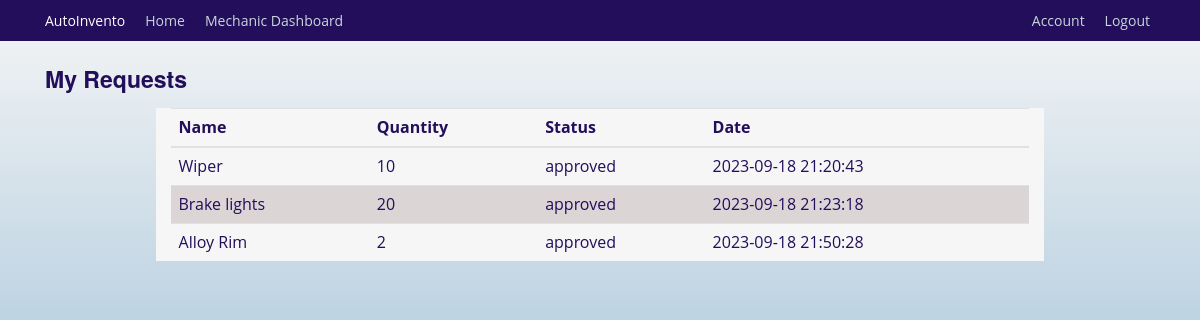
The app's page /view_requests (signed in), older data.
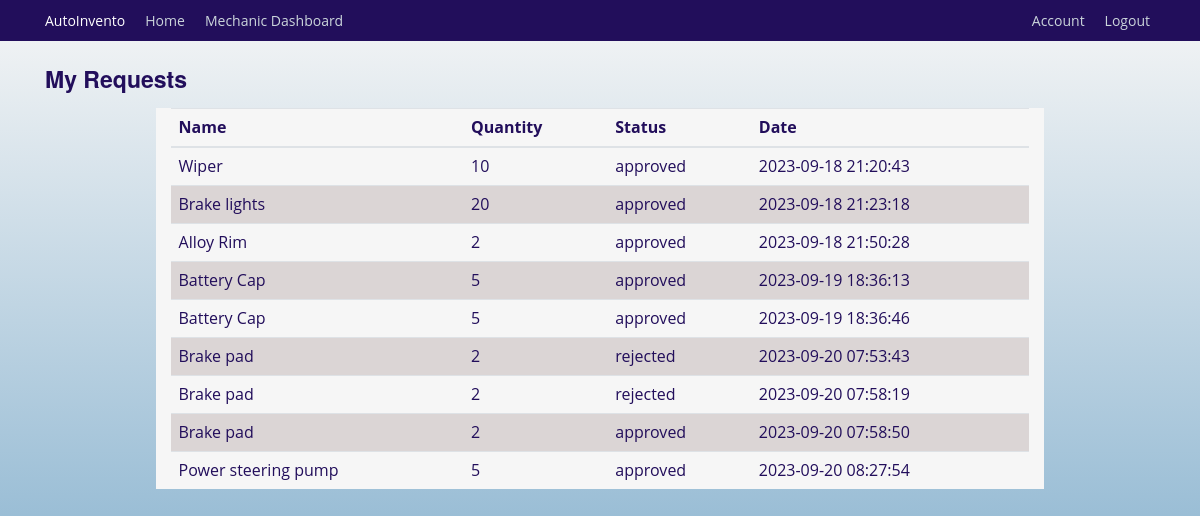
The same page, newer data.
### autoinvento/models.py (models this page shows, shortened)
class InventoryRequest(db.Model):
    __tablename__ = 'inventory_request'
    id = db.Column(db.Integer, primary_key=True)
    mechanic_id = db.Column(db.Integer, db.ForeignKey('mechanics.id'), nullable=False)  # User who made the request
    item_id = db.Column(db.Integer, db.ForeignKey('inventory_item.id'), nullable=False)  # Requested item
    quantity_requested = db.Column(db.Integer, nullable=False)
    status = db.Column(db.String(20), default='pending')  # Status can be 'pending', 'approved' or 'rejected'
    request_timestamp = db.Column(db.DateTime, default=db.func.current_timestamp(), nullable=False)
    requester = db.relationship('Mechanics', back_populates='requests', lazy=True)
    requested_item = db.relationship('InventoryItem', back_populates='requests')

class InventoryItem(db.Model):
    id = db.Column(db.Integer, primary_key=True)
    name = db.Column(db.String(128), unique=True, nullable=False, index=True)
    quantity = db.Column(db.Integer, nullable=False)
    category = db.Column(db.String(50), nullable=False)
    low_stock_threshold = db.Column(db.Integer, default=10)
    date_added = db.Column(db.DateTime, default=datetime.utcnow)
    supplier_id = db.Column(db.Integer, db.ForeignKey('supplier.id'))
    supplier = db.relationship('Supplier', back_populates='items')
    usage_logs = db.relationship('UsageLog', back_populates='items', cascade='all, delete-orphan')
    notifications = db.relationship('Notification', back_populates='items', cascade='all, delete-orphan')
    requests = db.relationship('InventoryRequest', back_populates='requested_item')

### autoinvento/users/routes.py (the view)
@users.route('/view_requests', methods=['GET'])
@login_required
def view_requests():
    mechanic_requests = (
        InventoryRequest.query
        .filter_by(mechanic_id=current_user.id)
        .join(InventoryItem)  # Join the InventoryItem table
        .add_columns(InventoryItem.name, InventoryRequest.quantity_requested, InventoryRequest.status, InventoryRequest.request_timestamp)
        .all()
    )
    return render_template('view_requests.html', title='View Requests', requests=mechanic_requests)

### autoinvento/models.py (called while the page is built)
@login_manager.user_loader
def load_user(mechanic_id):
    return Mechanics.query.get(int(mechanic_id))

### autoinvento/templates/view_requests.html
{% extends "base.html" %}
{% block content %}
    <h3 class="mt-4">My Requests</h3>
    <div class="container mt-2 background mt-4">
    <table class="table">
        <thead>
        <tr>
            <th>Name</th>
            <th>Quantity</th>
            <th>Status</th>
            <th>Date</th>
        </tr>
        </thead>
        <tbody>
            {% for request in requests %}
        <tr>
            <td>{{ request.name }}</td>
            <td>{{ request.quantity_requested }}</td>
            <td>{{ request.status }}</td>
            <td>{{ request.request_timestamp }} </td>
        </tr>
        {% endfor %}
        </tbody>
        </table>
    </div>
{% endblock %}

### autoinvento/templates/base.html (shortened to what this page needs)
<html lang="en">
<head>
    <link rel="stylesheet" href="https://cdn.jsdelivr.net/npm/bootstrap-icons@1.10.5/font/bootstrap-icons.css">
    <link rel="stylesheet" href="https://maxcdn.bootstrapcdn.com/bootstrap/4.0.0/css/bootstrap.min.css">
    <link rel="stylesheet" href="{{ url_for('static', filename='css/styles.css') }}">
</head>
<body>
    <header class="site-header">
        <nav class="navbar navbar-expand-md navbar-dark bg-steel fixed-top">
          <div class="container">
            <a class="navbar-brand mr-4" href="{{ url_for('main.index') }}">AutoInvento</a>
            <div class="collapse navbar-collapse" id="navbarToggle">
              <div class="navbar-nav mr-auto">
                {% if current_user.is_authenticated %}
                  <a class="nav-item nav-link" href="{{ url_for('main.index') }}">Home</a>
                  {% if not current_user.is_superuser %}
                    <a class="nav-item nav-link" href="{{ url_for('users.mechanic_dashboard') }}">Mechanic Dashboard</a>
                  {% endif %}
                {% endif %}
              </div>
              <div class="navbar-nav">
                {% if current_user.is_authenticated %}
                    <a class="nav-item nav-link" href="{{ url_for('users.account') }}">Account</a>
                    <a class="nav-item nav-link" href="{{ url_for('users.logout') }}">Logout</a>
                {% else %}
                  <a class="nav-item nav-link" href="{{ url_for('users.login') }}">Login</a>
                {% endif %}
              </div>
            </div>
          </div>
        </nav>
      </header>
      <main role="main" class="container sec">
        <div class="row">
          <div class="col-md-12">
            {% block content %}{% endblock %}
          </div>
        </div>
      </main>
  </body>
</html>

### autoinvento/static/css/styles.css (style rules this page uses)
:root { --color-primary: #220e5b; --color-black: #090909; --text-color: var(--color-black); --color-white: #ffffff; --color-background: #f6f6f6; --font-family-base: "Open Sans", "Helvetica Neue", Helvetica, Arial, sans-serif; --font-family-title: "Raleway", "Helvetica Neue", Helvetica, Arial, sans-serif; --font-size-small: 1.2rem; --font-size-medium: 1.4rem; --font-size-large: 1.8rem; --font-size-x-large: 2.3rem; --font-size-xx-large: 3.5rem; --font-weight-regular: 400; --font-weight-bold: 700; --nav-item-font-family: var(--font-family-title); --nav-item-font-weight: var(--font-weight-bold); --nav-item-font-size: var(--font-size-medium); --nav-item-letter-spacing: 0.04rem; --nav-item-display: inline-block; --nav-item-margin: 0 0 3rem 0; --nav-item-link-hover: var(--color-white); --section-tagline-margin: 0; --button-display: inline-block; --section-padding: 4rem 0; --section-header-padding: 0 0 3rem; --section-body-padding: 0 0 3rem; --section-header-align: center; --section-title-margin: 0; }
html { scroll-behavior: smooth; font-size: 62.5%; }
body { background: linear-gradient(180deg, var(--color-background), #689fc4); color: var(--color-primary); margin-top: 5rem; font-family: var(--font-family-base); font-size: var(--font-size-medium); font-weight: var(--font-weight-regular); }
h1, h2, h3, h4, h5, h6 { color: var(--color-primary); font-family: var(--font-family-title); font-weight: var(--font-weight-bold); }
.navbar-brand.mr-4 { transform: none; font-size: var(--font-size-medium); }
.navbar-nav { gap: 10px; }
.bg-steel { background-color: var(--color-primary); }
.site-header .navbar-nav .nav-link { color: #cbd5db; }
.row { display: flex; justify-content: space-evenly; }
tr:nth-child(even) { background-color: #dbd5d5; }
.col-md-12 h3 { font-size: var(--font-size-x-large); color: var(--color-primary); }
.container.background { margin-top: 20; background: var(--color-white); width: 80%; }
.container.mt-4 { background-color: var(--color-background); }

Row changes from the older to the newer data that the page shows:
added InventoryRequest: name "Battery Cap", quantity_requested "5", status "approved", request_timestamp "2023-09-19 18:36:13"
added InventoryRequest: name "Battery Cap", quantity_requested "5", status "approved", request_timestamp "2023-09-19 18:36:46"
added InventoryRequest: name "Brake pad", quantity_requested "2", status "rejected", request_timestamp "2023-09-20 07:53:43"
added InventoryRequest: name "Brake pad", quantity_requested "2", status "rejected", request_timestamp "2023-09-20 07:58:19"
added InventoryRequest: name "Brake pad", quantity_requested "2", status "approved", request_timestamp "2023-09-20 07:58:50"
added InventoryRequest: name "Power steering pump", quantity_requested "5", status "approved", request_timestamp "2023-09-20 08:27:54"
